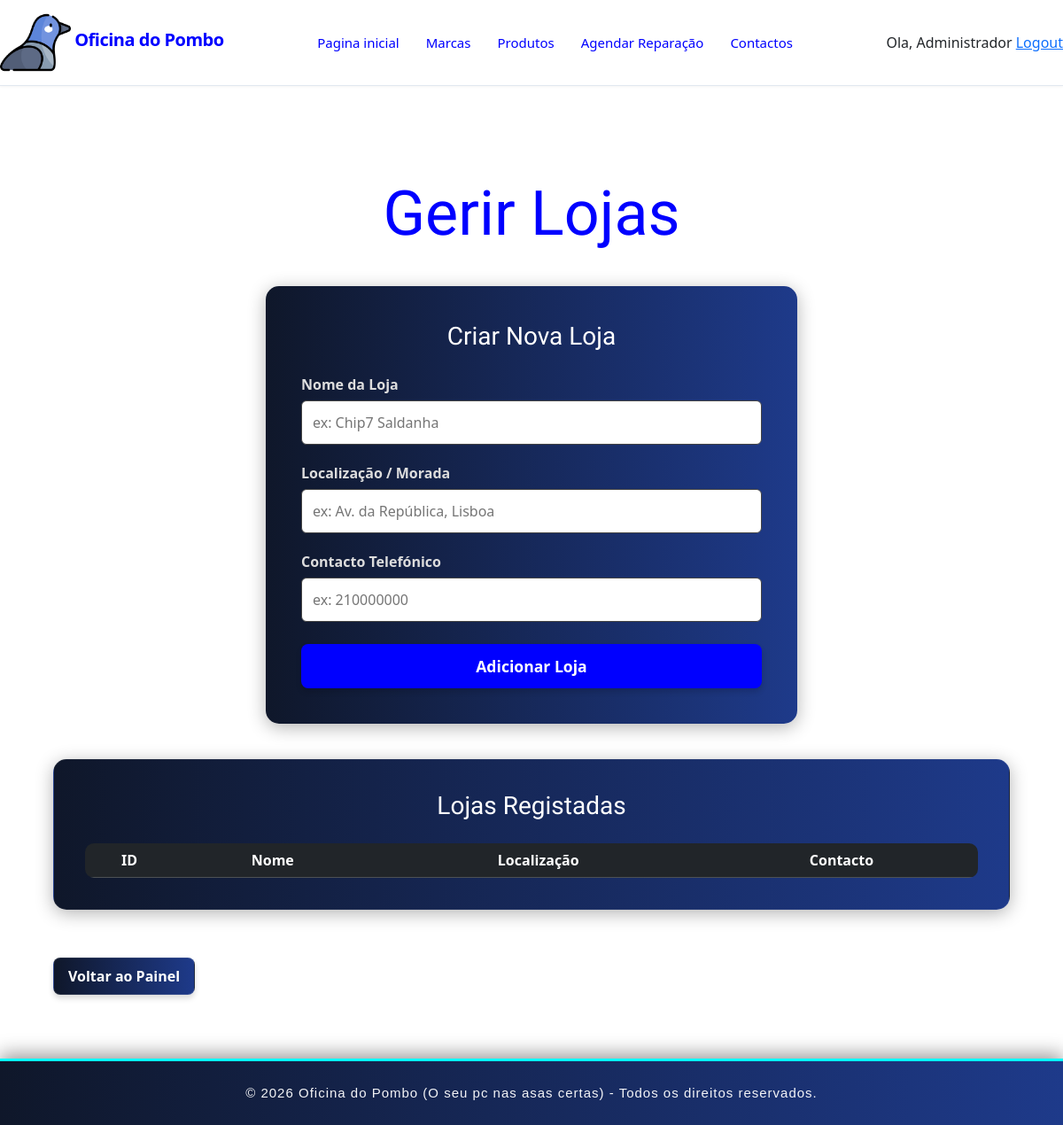
The page /adicionar_loja (signed in) on the database as committed earlier.
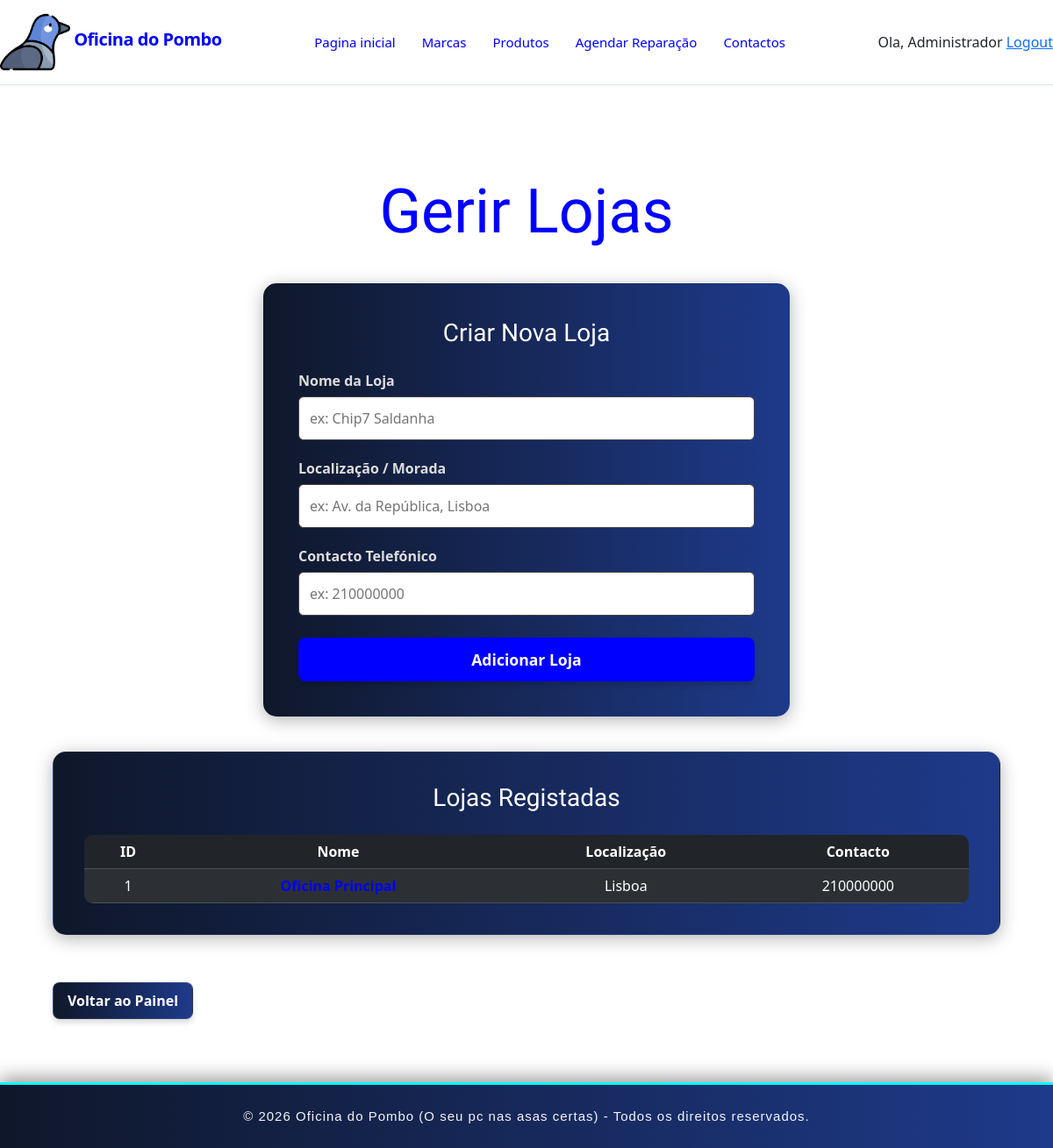
The same page on the database as committed later.
### tables this page shows
CREATE TABLE lojas (
    id INTEGER PRIMARY KEY AUTOINCREMENT,
    nome TEXT NOT NULL,
    localizacao TEXT NOT NULL,
    contacto TEXT
);

### routes/lojas.py (the view, shortened to what this page needs)
@lojas_route.route('/adicionar_loja', methods=['GET', 'POST'])
def adicionar_loja():
    if 'user_id' not in session or session.get('tipo') != 'admin':
        return redirect('/login')
    conn = sqlite3.connect('oficina_do_pombo.db')
    cursor = conn.cursor()
    cursor.execute("SELECT id, nome, localizacao, contacto FROM lojas")
    lojas = cursor.fetchall()
    conn.close()
    return render_template('adicionar_loja.html', lojas=lojas)

### templates/adicionar_loja.html (shortened to what this page needs)
<link rel="stylesheet" href="{{ url_for('static', filename='css/style2.css') }}">
<link rel="stylesheet" href="{{ url_for('static', filename='css/style.css') }}">
<link rel="stylesheet" href="{{ url_for('static', filename='css/cursor.css') }}">
<link rel="stylesheet" href="{{ url_for('static', filename='css/adicionarp.css') }}">
<link rel="stylesheet" href="{{ url_for('static', filename='css/voltar_admin.css') }}">
{% include 'header.html' %}
<div class="admin-container">
    <h4 class="rgb-text" style="margin-bottom: 30px;">Gerir Lojas</h4>
    <div class="admin-form" style="margin-bottom: 40px; box-shadow: 0 4px 20px rgba(0,0,0,0.3);">
        <h3 style="color: white; margin-bottom: 25px; text-align: center; font-family: 'Rajdhani', sans-serif;">Criar
            Nova Loja</h3>
        <form method="POST">
            <label style="font-weight: bold; color: #ddd; margin-bottom: 6px;">Nome da Loja</label>
            <input type="text" name="nome" placeholder="ex: Chip7 Saldanha" required
                style="color: #333; background-color: #fff; border: 1px solid #444; border-radius: 6px; padding: 12px; margin-bottom: 20px;">
            <label style="font-weight: bold; color: #ddd; margin-bottom: 6px;">Localização / Morada</label>
            <input type="text" name="localizacao" placeholder="ex: Av. da República, Lisboa" required
                style="color: #333; background-color: #fff; border: 1px solid #444; border-radius: 6px; padding: 12px; margin-bottom: 20px;">
            <label style="font-weight: bold; color: #ddd; margin-bottom: 6px;">Contacto Telefónico</label>
            <input type="text" name="contacto" placeholder="ex: 210000000"
                style="color: #333; background-color: #fff; border: 1px solid #444; border-radius: 6px; padding: 12px; margin-bottom: 25px;">
            <button type="submit" class="btn-premium-success"
                style="width: 100%; border: none; font-size: 1.1rem; padding: 12px; font-weight: bold; border-radius: 8px;">
                Adicionar Loja
            </button>
        </form>
    </div>
    <div
        style="background: linear-gradient(90deg, #0f172a, #1e3a8a); padding: 35px; border-radius: 15px; color: white; box-shadow: 0 4px 20px rgba(0,0,0,0.3); border: 1px solid rgba(255,255,255,0.05); margin-bottom: 30px;">
        <h3 style="margin-bottom: 25px; text-align: center; font-family: 'Rajdhani', sans-serif;">Lojas Registadas</h3>
        <div class="table-responsive">
            <table class="table table-dark table-hover table-striped align-middle text-center"
                style="border-radius: 10px; overflow: hidden; margin: 0; width: 100%;">
                <thead>
                    <tr>
                        <th style="width: 100px;">ID</th>
                        <th>Nome</th>
                        <th>Localização</th>
                        <th>Contacto</th>
                    </tr>
                </thead>
                <tbody>
                    {% for loja in lojas %}
                    <tr>
                        <td>{{ loja[0] }}</td>
                        <td><strong>{{ loja[1] }}</strong></td>
                        <td>{{ loja[2] }}</td>
                        <td>{{ loja[3] if loja[3] else 'N/A' }}</td>
                    </tr>
                    {% endfor %}
                </tbody>
            </table>
        </div>
    </div>
    <br>
    <a href="/admin" class="btn-premium" style="text-decoration: none;"> Voltar ao Painel</a>
</div>
{% include 'footer.html' %}

Rows that differ between the two databases and show on the page:
added lojas: id "1", localizacao "Lisboa", contacto "210000000"
